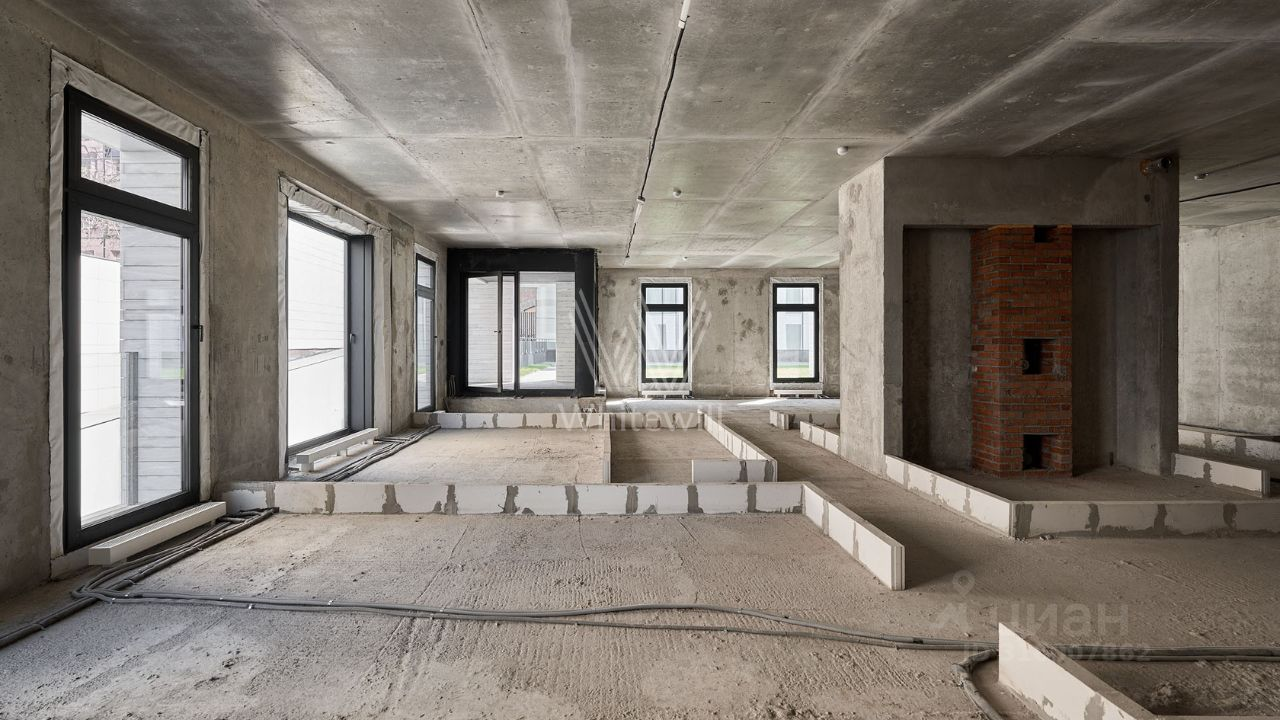
#> input picture data/reference_images/original/A0/A0_01.jpg, 1280 x 720 px; its folder holds only this picture in this run
$ python resize_images.py
#> lines starting #> are read from the running program, lines starting #| are printed output that depends on the picture
#> in process_directory, img is the input picture: PIL image 1280x720 RGB; mean R, G, B 127.2, 119.6, 111.6
import os
from pathlib import Path
from PIL import Image
import numpy as np
from tqdm import tqdm


def resize_with_padding(
        image: Image.Image,
        target_size: tuple = (448, 448),
        padding_color: tuple = (255, 255, 255),
        maintain_aspect: bool = True,
        resample_method: Image.Resampling = Image.Resampling.LANCZOS
    ) -> Image.Image:
    """
    Resizes image with optional padding while maintaining aspect ratio

    Args:
        image: PIL Image object (already loaded)
        target_size: Desired (width, height) tuple
        padding_color: RGB tuple for padding (default white)
        maintain_aspect: Whether to preserve original aspect ratio
        resample_method: Resampling filter (default LANCZOS for high quality)

    Returns:
        Processed PIL Image
    """
#> called with target_size = (448, 448), padding_color = (255, 255, 255), maintain_aspect = True, resample_method = 1
    if not maintain_aspect:
        return image.resize(target_size, resample_method)

    # Calculate optimal dimensions
    width, height = image.size
#> width = 1280; height = 720
    target_width, target_height = target_size

    # Determine scaling ratio (use min to fit within target)
    ratio = min(target_width / width, target_height / height)
#> ratio = 0.35
    new_size = (int(width * ratio), int(height * ratio))
#> new_size = (448, 251)

    # Resize with high-quality filter
    resized = image.resize(new_size, resample_method)

    # Create new image with padding if needed
    if new_size != target_size:
        padded = Image.new("RGB", target_size, padding_color)
#> padded: PIL image 448x448 RGB; every value is 255
        paste_pos = (
            (target_width - new_size[0]) // 2,
            (target_height - new_size[1]) // 2
        )
#> paste_pos = (0, 98)
        padded.paste(resized, paste_pos)
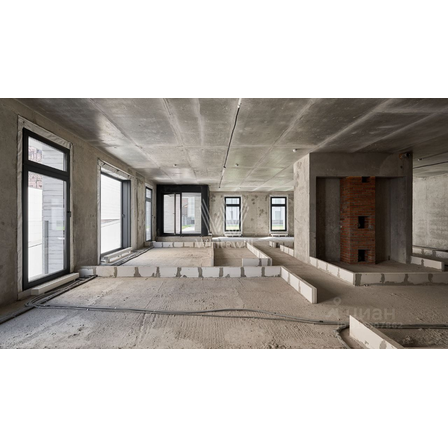
#> padded: PIL image 448x448 RGB; mean R, G, B 183.4, 179.1, 174.7
        return padded

    return resized


def process_directory(
        input_dir: Path,
        output_dir: Path,
        target_size: tuple = (448, 448),
        padding_color: tuple = (255, 255, 255),
        maintain_aspect: bool = True
    ) -> None:
    """
    Process all images in directory and its subdirectories with Path objects

    Args:
        input_dir: Input directory with class subdirectories (Path)
        output_dir: Output directory for resized images (Path)
        target_size: Target size for images (default: (448, 448))
        padding_color: RGB color for padding (default: white)
        maintain_aspect: Whether to maintain aspect ratio (default: True)
    """
    # Create output directory if it doesn't exist
    output_dir.mkdir(parents=True, exist_ok=True)

    # Get all class directories
    class_dirs = [d for d in input_dir.iterdir() if d.is_dir()]

    for class_dir in tqdm(class_dirs, desc="Processing classes"):
        # Create class directory in output
        class_output_dir = output_dir / class_dir.name
        class_output_dir.mkdir(exist_ok=True)

        # Get all images in class directory
        image_files = [f for f in class_dir.iterdir()
                      if f.suffix.lower() in ('.png', '.jpg', '.jpeg', '.bmp', '.webp')]

        for img_file in tqdm(image_files, desc=f"Processing {class_dir.name}", leave=False):
            output_path = class_output_dir / img_file.name

            try:
                # Load and process image
                with Image.open(img_file) as img:
                    resized_img = resize_with_padding(
                        image=img,
                        target_size=target_size,
                        padding_color=padding_color,
                        maintain_aspect=maintain_aspect
                    )

                    # Save resized image (preserve original format)
                    resized_img.save(output_path, quality=95)

            except Exception as e:
                print(f"Error processing {img_file}: {str(e)}")
#> pass 2 of the loop in process_directory, `for class_dir in tqdm(class_dirs, desc="Processing classes"):`:
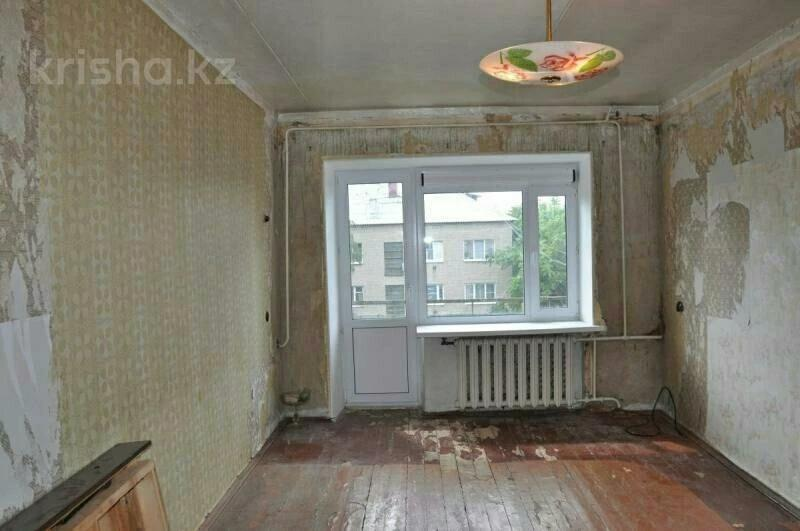
#> input picture data/reference_images/original/A1/A1_01.jpg, 800 x 531 px
#> in process_directory, img is the input picture: PIL image 800x531 RGB; mean R, G, B 125.9, 122.4, 109.6
#> resized: PIL image 448x297 RGB
#> in resize_with_padding (call 2), `padded.paste(resized, paste_pos)`:
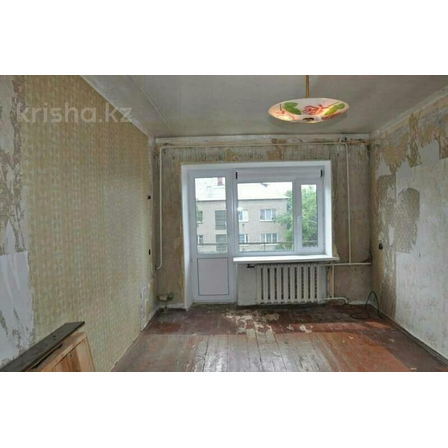
#> padded: PIL image 448x448 RGB; mean R, G, B 169.4, 167.1, 158.6

if __name__ == "__main__":
    input_directory = Path("/home/little-garden/CodeProjects/InteriorClass/data/reference_images/original")
    output_directory = Path("/home/little-garden/CodeProjects/InteriorClass/data/reference_images/resized_448x448")

    # You can choose between these options:
    # 1. White padding (default)
    process_directory(input_directory, output_directory)

    # 2. Black padding
    # process_directory(input_directory, output_directory, padding_color=(0, 0, 0))

    # 3. No padding (stretch to fit)
    # process_directory(input_directory, output_directory, maintain_aspect=False)

    print("Image resizing completed!")
